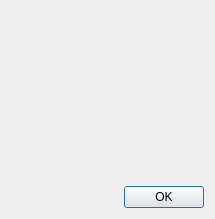
<?xml version="1.0" encoding="UTF-8"?>
<ui version="4.0">
 <class>Dialog</class>
 <widget class="QDialog" name="Dialog">
  <property name="geometry">
   <rect>
    <x>0</x>
    <y>0</y>
    <width>215</width>
    <height>219</height>
   </rect>
  </property>
  <property name="windowTitle">
   <string>Vorschau</string>
  </property>
  <layout class="QVBoxLayout" name="verticalLayout">
   <item>
    <widget class="QLabel" name="label">
     <property name="text">
      <string/>
     </property>
    </widget>
   </item>
   <item>
    <widget class="QDialogButtonBox" name="buttonBox">
     <property name="orientation">
      <enum>Qt::Horizontal</enum>
     </property>
     <property name="standardButtons">
      <set>QDialogButtonBox::Ok</set>
     </property>
    </widget>
   </item>
  </layout>
 </widget>
 <resources/>
 <connections>
  <connection>
   <sender>buttonBox</sender>
   <signal>accepted()</signal>
   <receiver>Dialog</receiver>
   <slot>accept()</slot>
   <hints>
    <hint type="sourcelabel">
     <x>248</x>
     <y>254</y>
    </hint>
    <hint type="destinationlabel">
     <x>157</x>
     <y>274</y>
    </hint>
   </hints>
  </connection>
  <connection>
   <sender>buttonBox</sender>
   <signal>rejected()</signal>
   <receiver>Dialog</receiver>
   <slot>reject()</slot>
   <hints>
    <hint type="sourcelabel">
     <x>316</x>
     <y>260</y>
    </hint>
    <hint type="destinationlabel">
     <x>286</x>
     <y>274</y>
    </hint>
   </hints>
  </connection>
 </connections>
</ui>
